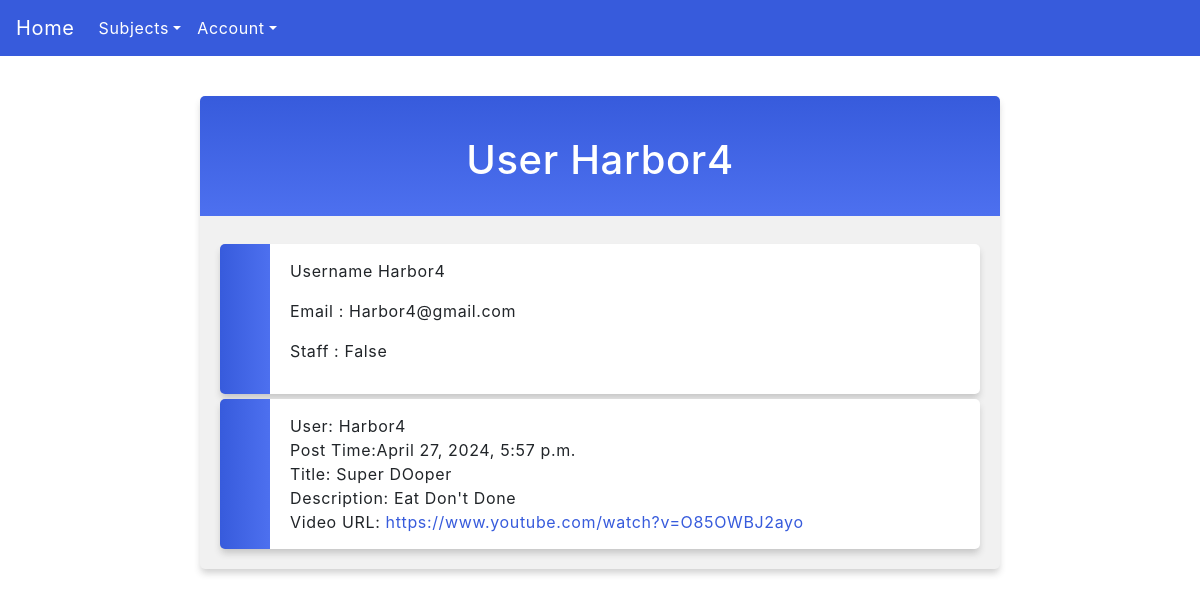
/users/userDetails/4/, run on the app's committed database.
### posts/models.py (models this page shows, shortened)
class Ticket(models.Model):
    user = models.ForeignKey(User, blank = True, null = True, on_delete = models.PROTECT)
    username = models.CharField("Username", max_length = 100, blank = True, null = True)
    title = models.CharField("Title", max_length = 100)
    time_of_post = models.DateTimeField("Time of Post",auto_now_add=True)
    post_description = models.CharField("Description", max_length = 500, null = True)
    pdf_file = models.FileField('PDF File', null = True, blank = True, validators=[FileExtensionValidator(allowed_extensions=['pdf', 'doc'])])
    video_file = models.FileField('Video File', null = True, blank = True, validators=[FileExtensionValidator(allowed_extensions=['mp4'])])
    video_website_address = models.URLField('Video Adress', null = True, blank = True)
    ticket_course = models.ForeignKey('Course', on_delete=models.CASCADE, null=True, blank=True)  # ForeignKey relationship with Course

### posts/views.py (the view)
# urls.py: path('users/userDetails/<int:user_id>/', views.userDetails, name="User Details"),
def userDetails(request, user_id):
    isAuthenticated = request.user.is_authenticated
    user = get_object_or_404(User, pk=user_id)
    tickets = Ticket.objects.filter(user=user)
    return render(request, 'user_details.html', {'user': user, 'tickets': tickets, 'isAuthenticated': isAuthenticated,})

### posts/templates/user_details.html (shortened to what this page needs)
{% extends "master.html" %}
{% block content %}
  <div class = "forum">
    <h1>User {{ user.get_username }}</h1>
  <ul>
    <li>
      <p>Username {{ user.get_username }}</p>
      <p>Email : {{ user.email }}</p>
      <p>Staff : {{ user.is_staff }}</p>
    </li>
    {% for ticket in tickets %}
      <li>
        User: {{ ticket.user }}
        <br>
        Post Time:{{ticket.time_of_post}}
        <br>
        Title: {{ ticket.title }}
        <br>
        Description: {{ ticket.post_description}}
        <br>
        {% if ticket.video_website_address %}
            Video URL: <a href = "{{ticket.video_website_address}}">{{ticket.video_website_address}}</a>
        {% endif %}
      </li>
    {% endfor %}
  </ul>
</div>
{% endblock %}

### posts/static/myfirst.css (style rules this page uses)
body { margin:0; font: 600 18px 'Source Sans Pro', sans-serif; letter-spacing: 0.64px; color: #585d74; }
.forum { background-color: #f1f1f1; background-image: linear-gradient(to bottom, #375BDC, #4D70EF); background-size: 100% 120px; background-repeat: no-repeat; margin: 40px auto; width: 800px; border-radius: 5px; box-shadow: 0 5px 7px -1px rgba(51, 51, 51, 0.23); padding: 20px; }
.forum h1 { text-align: center; color:#ffffff; margin:20px 0 60px 0; }
.mycard ul, .forum ul { list-style-type: none; padding: 0; margin: 0; }
.mycard li, .forum li { background-color: #ffffff; background-image: linear-gradient(to right, #375BDC, #4D70EF); background-size: 50px 800px; background-repeat: no-repeat; cursor: pointer; transition: transform .25s; border-radius: 5px; box-shadow: 0 5px 7px -1px rgba(51, 51, 51, 0.23); padding: 15px; padding-left: 70px; margin-top: 5px; }
.forum a:link, a:visited { color: #375BDC; }

### posts/templates/master.html (style rules this page uses)
.navbar-custom a:visited, a:link { color: #ffffff; }

### data on the page
Ticket: user "Harbor4", time_of_post "April 27, 2024, 5:57 p.m.", title "Super DOoper", post_description "Eat Don't Done", video_website_address "https://www.youtube.com/watch?v=O85OWBJ2ayo"

### other printed values
{{ user.get_username }} "Harbor4"
{{ user.email }} "Harbor4@gmail.com"
{{ user.is_staff }} "False"
